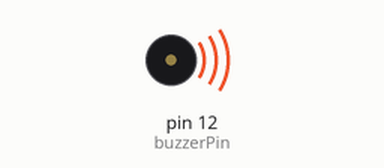
Recording of a sketch running on a simulated Arduino Uno, built with avr-gcc and run on an emulated ATmega328P. On the bench: buzzer (waves = sounding).

Above: at 0.5 s.
Timing chart, 0 to 4.6 s (numbered marks = the images above):
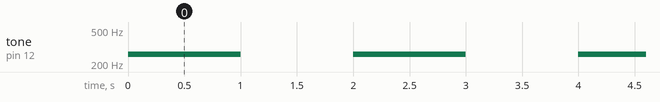

Measured:
- by itself, tone on pin 12 (buzzerPin): alternates 261 Hz for 1.0 s and silent for 1.0 s

The sketch:

setBuzzer.ino
```cpp
int buzzerPin = 12;
void buzzerOn();
void buzzerOff();

void setup() {
  Serial.begin(9600);

  }

 void loop() {
    buzzerOn();
    delay (1000);
    buzzerOff ();
    delay (1000);
   }

 void buzzerOn () {

  tone(buzzerPin, 261);

 }
void buzzerOff () {

  noTone (buzzerPin);
}
```
